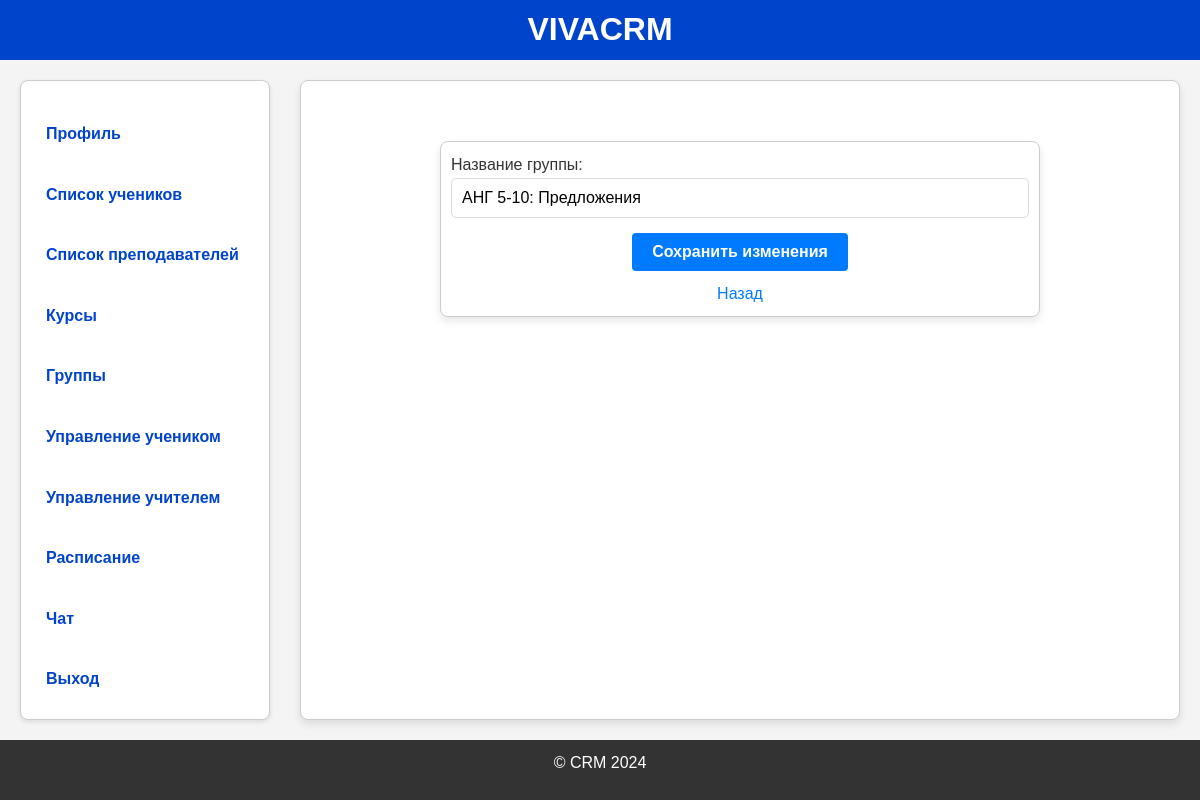
Before: /edit_group/1 (signed in) with the older database file.
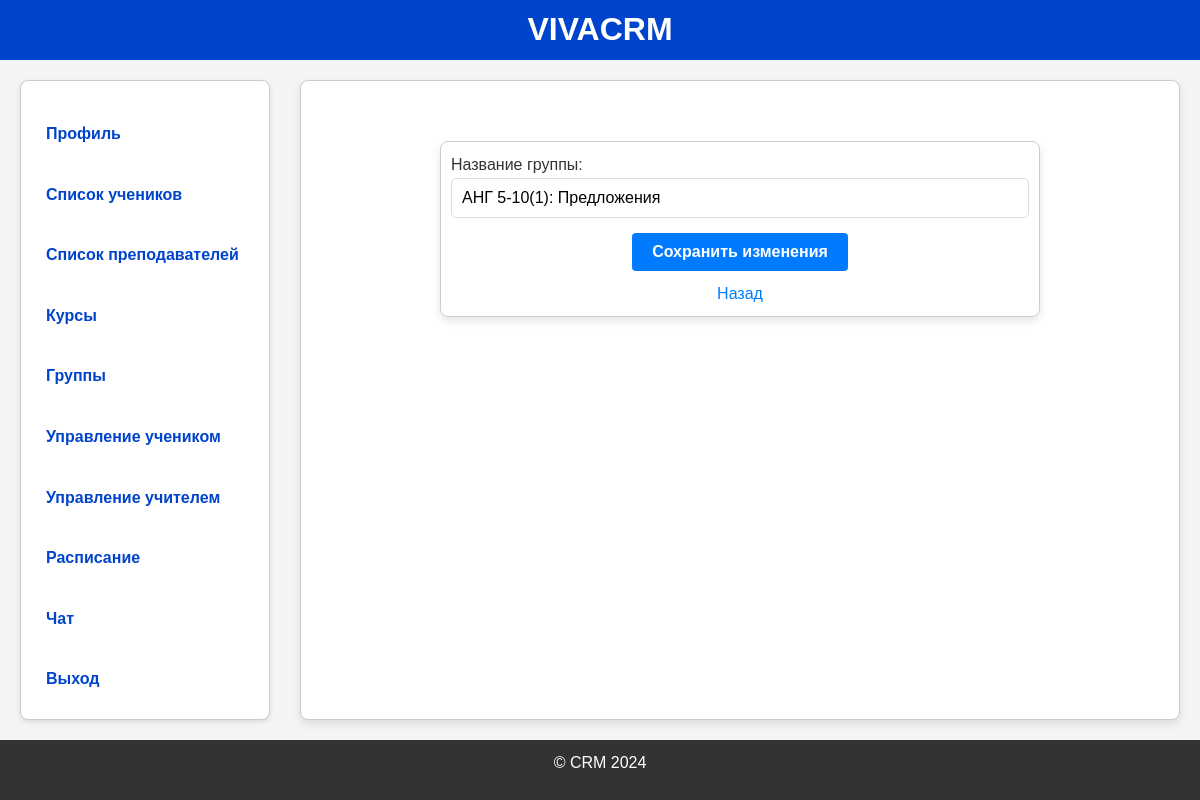
After: the same page with the newer database file.
### models.py (models this page shows)
class Group(db.Model):
    id = db.Column(db.Integer, primary_key=True)
    group_name = db.Column(db.String(100), nullable=False)
    students = db.relationship('ManageStudent', back_populates='group')

### app.py (the view, shortened to what this page needs)
@app.route('/edit_group/<int:id>', methods=['GET', 'POST'])
@login_required
@role_required('Администратор')
def edit_group(id):
    group = Group.query.get_or_404(id)
    form = GroupForm(obj=group)
    administrator = Administrator.query.filter_by(admin_id=current_user.id).first()  # Извлекаем объект администратора
    if form.errors:
        for field, errors in form.errors.items():
            for error in errors:
                flash(f"{form[field].label.text}: {error}", "danger")
    return render_template('edit_group.html', form=form, group=group, administrator=administrator)

### forms.py
class GroupForm(FlaskForm):
    group_name = StringField('Название группы', validators=[DataRequired()])

### app.py (called while the page is built)
@login_manager.user_loader
def load_user(user_id):
    return Users.query.get(int(user_id))

def role_required(role):
    def decorator(f):
        @wraps(f)
        def wrapped(*args, **kwargs):
            if not current_user.is_authenticated or current_user.role != role:
                flash('Недостаточно прав доступа')
                return redirect(url_for('login'))
            return f(*args, **kwargs)
        return wrapped
    return decorator

### templates/edit_group.html (shortened to what this page needs)
{% extends "base_administrator.html" %}
{% block content %}
<div class="group-form">
    <div class="group-form-container">
    <form method="POST" action="{{ url_for('edit_group', id=group.id) }}">
        <div>
            <label for="group_name">Название группы:</label>
            {{ form.group_name(class="input") }}
        </div>
        <button type="submit" class="add-btn">Сохранить изменения</button>
    </form>
    <a href="{{ url_for('list_groups') }}" class="back-link">Назад</a>
    </div>
</div>
{% endblock %}

Changed rows visible on the page:
changed Group: group_name "АНГ 5-10: Предложения" → "АНГ 5-10(1): Предложения"
